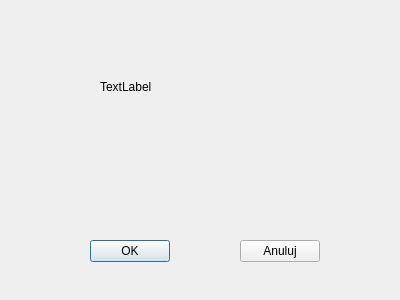
<?xml version="1.0" encoding="UTF-8"?>
<ui version="4.0">
 <class>Dialog</class>
 <widget class="QDialog" name="Dialog">
  <property name="geometry">
   <rect>
    <x>0</x>
    <y>0</y>
    <width>400</width>
    <height>300</height>
   </rect>
  </property>
  <property name="windowTitle">
   <string>Dialog</string>
  </property>
  <widget class="QPushButton" name="push_b_OK">
   <property name="geometry">
    <rect>
     <x>90</x>
     <y>240</y>
     <width>80</width>
     <height>22</height>
    </rect>
   </property>
   <property name="text">
    <string>OK</string>
   </property>
  </widget>
  <widget class="QLabel" name="label">
   <property name="geometry">
    <rect>
     <x>100</x>
     <y>80</y>
     <width>59</width>
     <height>14</height>
    </rect>
   </property>
   <property name="text">
    <string>TextLabel</string>
   </property>
  </widget>
  <widget class="QPushButton" name="push_b_Anuluj">
   <property name="geometry">
    <rect>
     <x>240</x>
     <y>240</y>
     <width>80</width>
     <height>22</height>
    </rect>
   </property>
   <property name="text">
    <string>Anuluj</string>
   </property>
  </widget>
 </widget>
 <resources/>
 <connections/>
</ui>
